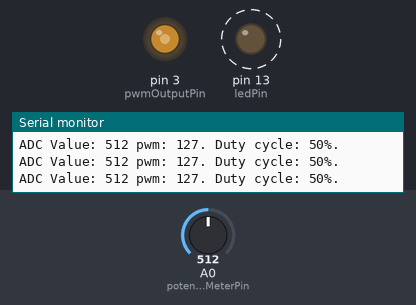
A sketch run on a simulated Arduino Uno, built with avr-gcc and run on an emulated ATmega328P. Shown: output pins drawn as LEDs (lit = HIGH), the last lines printed to the serial monitor. Dashed ring = blinking. Inputs (shaded band) come from the test bench; at power-on: A0 (potentioMeterPin) = 512.

Above: at 1.2 s.
1.3 s: A0 (potentioMeterPin) set to 716
At 1.59 s:
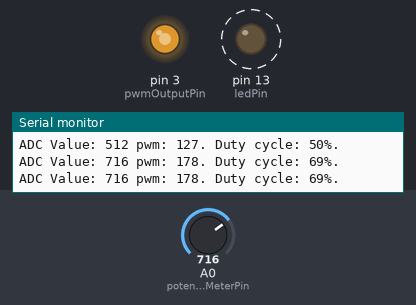
4.3 s: A0 (potentioMeterPin) set to 411
7.3 s: A0 (potentioMeterPin) set to 390
At 7.69 s:
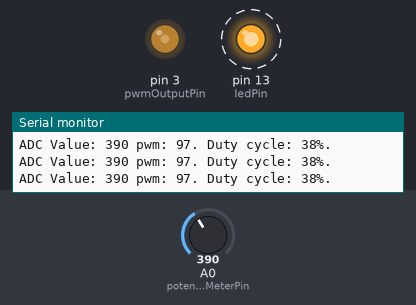
10.3 s: A0 (potentioMeterPin) set to 0
At 11.4 s:
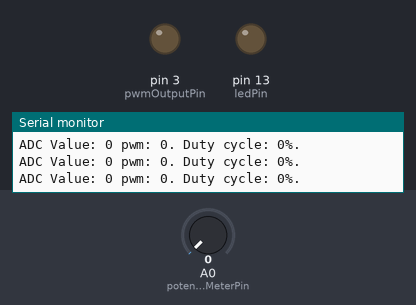
11.9 s: A0 (potentioMeterPin) set to 122
At 12.21 s:
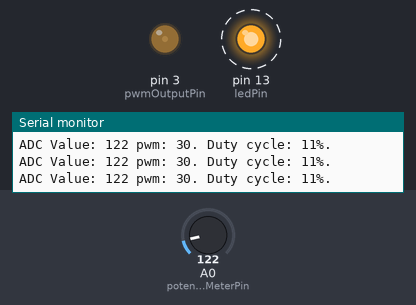
14.9 s: A0 (potentioMeterPin) set to 985
At 15.23 s:
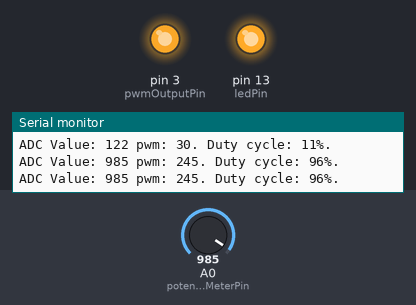
17.9 s: A0 (potentioMeterPin) set to 1010
At 18.21 s:
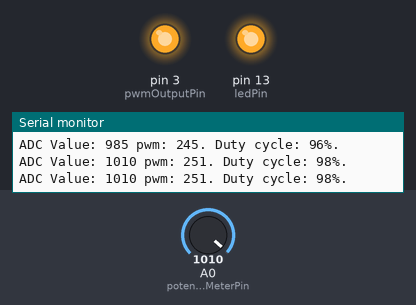
Timing chart, 0 to 20.9 s (numbered marks = the images above; inputs shaded):
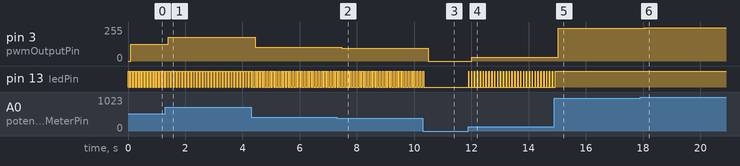

Measured:
- after the input at 1.3 s, pin 3 (pwmOutputPin): 127/255 → 178/255 after 0.11 s
- after the input at 4.3 s, pin 3 (pwmOutputPin): 178/255 → 102/255 after 0.14 s
- after the input at 7.3 s, pin 3 (pwmOutputPin): 102/255 → 97/255 after 0.17 s
- after the input at 10.3 s, pin 3 (pwmOutputPin): 97/255 → 0/255 after 0.20 s; pin 13 (ledPin): goes on until 10.3 s, then stays LOW
- after the input at 11.9 s, pin 3 (pwmOutputPin): 0/255 → 30/255 after 0.11 s; pin 13 (ledPin): alternates HIGH for 0.01 s and LOW for 0.09 s, starting at once
- after the input at 14.9 s, pin 3 (pwmOutputPin): 30/255 → 245/255 after 0.13 s; pin 13 (ledPin): goes on until 14.9 s, then stays HIGH
- after the input at 17.9 s, pin 3 (pwmOutputPin): 245/255 → 251/255 after 0.16 s
- by itself, pin 13 (ledPin): alternates HIGH for 0.04 s and LOW for 0.06 s

The sketch:

ex_6_1_start.ino
```cpp
/*
 예제 6.1
 포텐쇼미터 입력
 */

// 0번 아날로그핀을 포텐쇼미터 입력으로 설정한다.
const int potentioMeterPin = 0;

//13번 핀에 연결되어 있는 내장 LED를 출력으로 사용한다.
const int ledPin = 13;

const int pwmOutputPin = 3;

void setup() {
// 13번 핀을 출력으로 설정한다. 아날로그 입력핀은 설정이 불필요하다.
  pinMode(ledPin, OUTPUT);
// 시리얼 통신을 설정한다.
  Serial.begin(9600);
}

void loop(){

  int adcValue; // 실제 센서로부터 읽은 값 (0~1023)
  int duty;     // LED 점멸 주기 (0~100%)
  int pwm;
// 포텐쇼미터 값을 읽는다.
  adcValue = analogRead(potentioMeterPin);
// 포텐쇼미터 값을 0~100의 범위로 변경한다.
  duty = map(adcValue, 0, 1023, 0, 100);

// LED를 duty ms 만큼 점등한다.
  digitalWrite(ledPin, HIGH);
  delay(duty);

// 나머지 시간에는 소등시킨다.
  digitalWrite(ledPin, LOW);
  delay(100-duty);

  pwm = map(adcValue, 0, 1023, 0, 255);
  analogWrite(pwmOutputPin,pwm);
// 시리얼 통신으로 ADC 값과 Duty를 출력한다.

  Serial.print("ADC Value: ");
  Serial.print(adcValue);
  Serial.print(" pwm: ");
  Serial.print(pwm);
  Serial.print(". Duty cycle: ");
  Serial.print(duty);
  Serial.println("%.");

}
```
